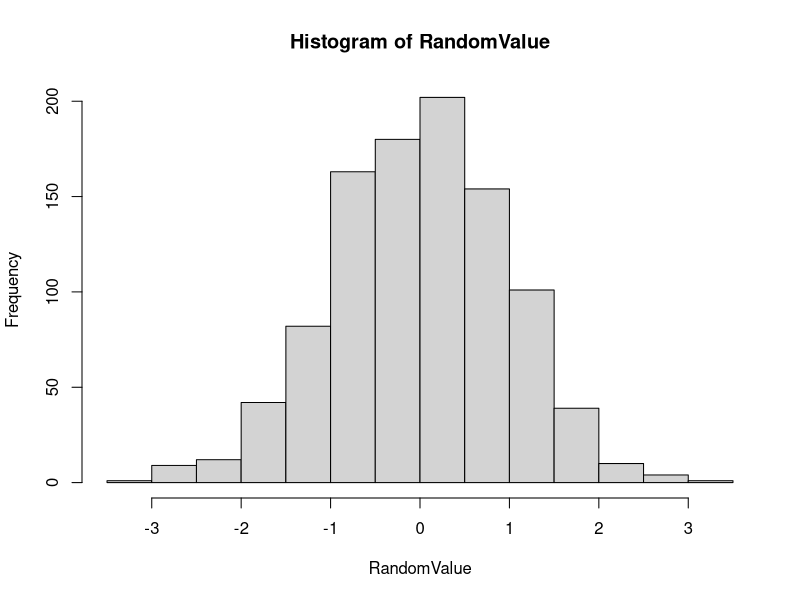
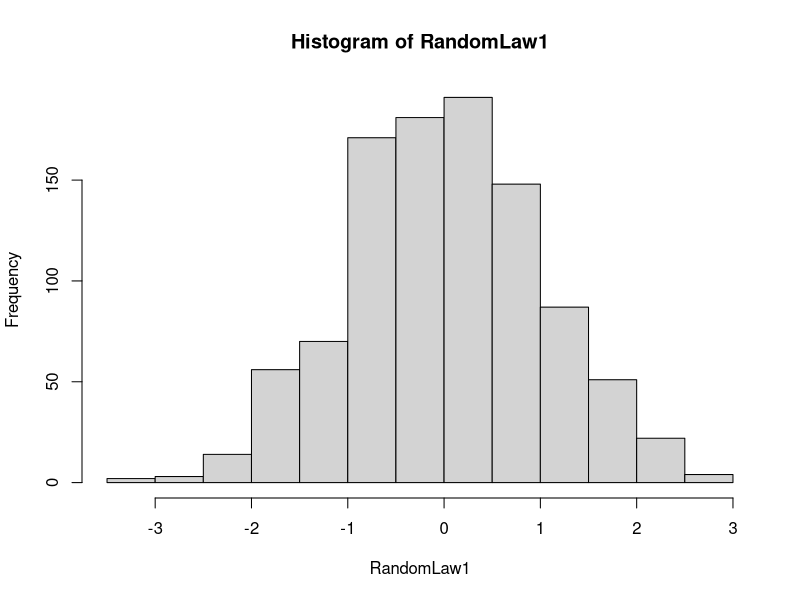
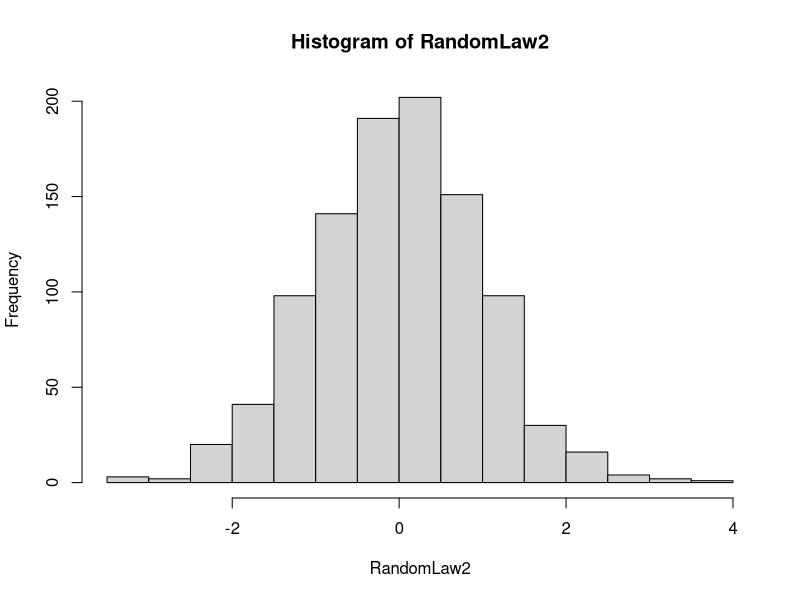
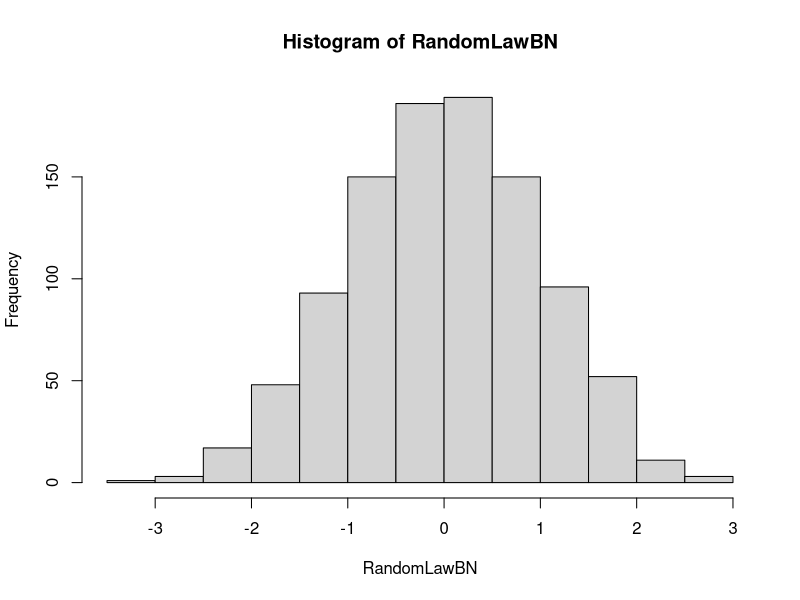
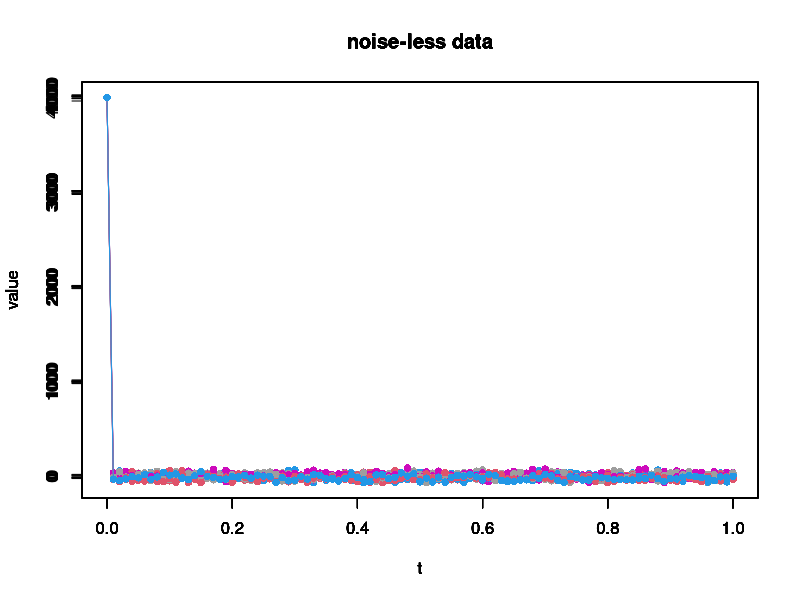

Source code (R) for these figures, in order: (Note: this script raises an error after producing the figures.)
#initial: choose library to test rnorm
library(nortest);
#get 1000 random values
RandomValue = rnorm(1000);
#check with different test
# Lilliefors (Kolmogorov-Smirnov) normality test
lillie.test(RandomValue);
# Anderson-Darling normality test
ad.test(RandomValue);
# Pearson chi-square normality test
pearson.test(RandomValue);
# Cramer-von Mises normality test
cvm.test(RandomValue);

#get Hist of random values:
hist(RandomValue);

# Task2
#  Subtask a:
RandomLaw1 = integer();
RandomLaw2 = integer();
i = 0;
repeat
{
	RandomLaw1[i] = sqrt(-2*log(runif(1))) * sin(2*pi*runif(1));
	RandomLaw2[i] = sqrt(-2*log(runif(1))) * cos(2*pi*runif(1));
	i = i + 1;
	if(i > 1000)
	{
		break;
	}
}
dev.new();
hist(RandomLaw1);
lillie.test(RandomLaw1);
ad.test(RandomLaw1);
pearson.test(RandomLaw1);
cvm.test(RandomLaw1);

dev.new();
hist(RandomLaw2);
lillie.test(RandomLaw2);
ad.test(RandomLaw2);
pearson.test(RandomLaw2);
cvm.test(RandomLaw2);

#  Subtask b:
RandomLawBN = integer();
i = 0;
j = 0;
#change N to check different results and compare with task 1;
N = 48;
temp = 0;
for (i in 0:999) {
    for (j in 1:N) {
        temp = temp + runif(1) - 0.5;
    }
    RandomLawBN[i] = temp * sqrt(12 / N);
    temp = 0;
}
dev.new();
hist(RandomLawBN);
lillie.test(RandomLawBN);
ad.test(RandomLawBN);
pearson.test(RandomLawBN);
cvm.test(RandomLawBN);

# Task 3
sgma = function(i_val) {
    return (1 / ((pi + i ^ 2) ^ 2));
}
N = 8000;
#  Subtask a:
lambda_a = function(i_val) {
    return(i_val * pi);
}
a_func = function(t_val) {
    result = c();
    for (i in 1:N) {
        result[i] = cos(lambda_a(i) * t_val) * runif(1) + sin(lambda_a(i) * t_val) * runif(1);
    }
    return(sum(result));
}
get_realization = function(){
    result = c();
    time_value = 0;
    for (i in 1:101) {
        result[i] = a_func(time_value);
        time_value = time_value + 0.01;
    }
    return(result);
}

dev.new();
realizations = list();
t_vals = seq(0, 1, by = 0.01);
for (i in 1:10) {
    realizations[[i]] = get_realization();
    plot(t_vals, realizations[[i]], xlim = range(t_vals), ylim = range(realizations[[i]]), xlab = "t", ylab = "value",
     main = "noise-less data", pch = 16, col = 10 * i);
    lines(t_vals, realizations[[i]], xlim = range(t_vals), ylim = range(realizations[[i]]), pch = 16, col = 10 * i);
    par(new = TRUE);
}

# Task 3
#  Subtask b
lambda_b = function(i_val) {
    return(runif(1, i_val * pi(), (i_val + 1) * pi()));
}
b_func = function(t_val) {
    result = c();
    for (i in 1:N) {
        result[i] = cos(lambda_b(i) * t_val) * runif(1) + sin(lambda_b(i) * t_val) * runif(1);
    }
    return(sum(result));
}

get_realization_b = function() {
    result = c();
    time_value = 0;
    for (i in 1:101) {
        result[i] = b_func(time_value);
        time_value = time_value + 0.01;
    }
    return(result);
}

dev.new();
realizations_b = list();
for (i in 1:10) {
    realizations_b[[i]] = get_realization_b();
    plot(t_vals, realizations_b[[i]], xlim = range(t_vals), ylim = range(realizations_b[[i]]), xlab = "t", ylab = "value",
     main = "noise-less data", pch = 16, col = 10 * i);
    lines(t_vals, realizations_b[[i]], xlim = range(t_vals), ylim = range(realizations_b[[i]]), pch = 16, col = 10 * i);
    par(new = TRUE);
}
